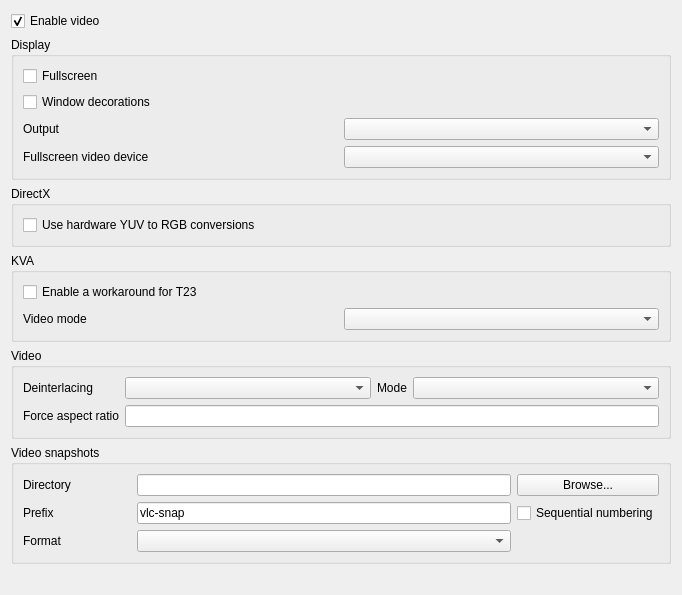
<?xml version="1.0" encoding="UTF-8"?>
<ui version="4.0">
 <author>Jean-Baptiste Kempf</author>
 <class>SPrefsVideo</class>
 <widget class="QWidget" name="SPrefsVideo">
  <property name="geometry">
   <rect>
    <x>0</x>
    <y>0</y>
    <width>682</width>
    <height>595</height>
   </rect>
  </property>
  <property name="windowTitle">
   <string>Form</string>
  </property>
  <layout class="QVBoxLayout" name="verticalLayout_3">
   <item>
    <widget class="PreferenceToggle" name="enableVideo">
     <property name="text">
      <string>Enable video</string>
     </property>
     <property name="checked">
      <bool>true</bool>
     </property>
    </widget>
   </item>
   <item>
    <widget class="QWidget" name="videoZone" native="true">
     <layout class="QVBoxLayout" name="videoZoneLayout">
      <property name="leftMargin">
       <number>0</number>
      </property>
      <property name="topMargin">
       <number>0</number>
      </property>
      <property name="rightMargin">
       <number>0</number>
      </property>
      <property name="bottomMargin">
       <number>0</number>
      </property>
      <item>
       <widget class="QGroupBox" name="displayBox">
        <property name="title">
         <string>Display</string>
        </property>
        <layout class="QGridLayout" name="gridLayout">
         <item row="3" column="0">
          <widget class="QLabel" name="voutLabel">
           <property name="text">
            <string>Output</string>
           </property>
           <property name="buddy">
            <cstring>outputModule</cstring>
           </property>
          </widget>
         </item>
         <item row="2" column="0">
          <widget class="PreferenceToggle" name="windowDecorations">
           <property name="text">
            <string>Window decorations</string>
           </property>
          </widget>
         </item>
         <item row="0" column="0">
          <widget class="PreferenceToggle" name="fullscreen">
           <property name="text">
            <string>Fullscreen</string>
           </property>
          </widget>
         </item>
         <item row="3" column="1">
          <widget class="QComboBox" name="outputModule">
           <property name="maxVisibleItems">
            <number>15</number>
           </property>
          </widget>
         </item>
         <item row="4" column="1">
          <widget class="QComboBox" name="fullscreenScreenBox"/>
         </item>
         <item row="4" column="0">
          <widget class="QLabel" name="fullscreenScreenLabel">
           <property name="text">
            <string>Fullscreen video device</string>
           </property>
           <property name="buddy">
            <cstring>fullscreenScreenBox</cstring>
           </property>
          </widget>
         </item>
        </layout>
       </widget>
      </item>
      <item>
       <widget class="QGroupBox" name="directXBox">
        <property name="title">
         <string>DirectX</string>
        </property>
        <layout class="QGridLayout" name="gridLayout_4">
         <item row="1" column="0">
          <widget class="PreferenceToggle" name="hwYUVBox">
           <property name="text">
            <string>Use hardware YUV to RGB conversions</string>
           </property>
          </widget>
         </item>
        </layout>
       </widget>
      </item>
      <item>
       <widget class="QGroupBox" name="kvaBox">
        <property name="title">
         <string>KVA</string>
        </property>
        <layout class="QGridLayout" name="gridLayout_3">
         <item row="0" column="0">
          <widget class="PreferenceToggle" name="kvaFixT23">
           <property name="text">
            <string>Enable a workaround for T23</string>
           </property>
          </widget>
         </item>
         <item row="1" column="0">
          <widget class="QLabel" name="kvaVideoModeLabel">
           <property name="text">
            <string>Video mode</string>
           </property>
           <property name="buddy">
            <cstring>kvaVideoMode</cstring>
           </property>
          </widget>
         </item>
         <item row="1" column="1">
          <widget class="QComboBox" name="kvaVideoMode"/>
         </item>
        </layout>
       </widget>
      </item>
      <item>
       <widget class="QGroupBox" name="groupBox_2">
        <property name="title">
         <string>Video</string>
        </property>
        <layout class="QGridLayout" name="gridLayout_1">
         <item row="0" column="0">
          <widget class="QLabel" name="deinterLabel">
           <property name="text">
            <string>Deinterlacing</string>
           </property>
           <property name="buddy">
            <cstring>deinterlaceBox</cstring>
           </property>
          </widget>
         </item>
         <item row="0" column="1">
          <widget class="QComboBox" name="deinterlaceBox">
           <property name="sizePolicy">
            <sizepolicy hsizetype="Expanding" vsizetype="Fixed">
             <horstretch>0</horstretch>
             <verstretch>0</verstretch>
            </sizepolicy>
           </property>
          </widget>
         </item>
         <item row="0" column="2">
          <widget class="QLabel" name="deinterModeLabel">
           <property name="sizePolicy">
            <sizepolicy hsizetype="Preferred" vsizetype="Preferred">
             <horstretch>0</horstretch>
             <verstretch>0</verstretch>
            </sizepolicy>
           </property>
           <property name="text">
            <string>Mode</string>
           </property>
           <property name="buddy">
            <cstring>deinterlaceModeBox</cstring>
           </property>
          </widget>
         </item>
         <item row="0" column="3">
          <widget class="QComboBox" name="deinterlaceModeBox">
           <property name="sizePolicy">
            <sizepolicy hsizetype="Expanding" vsizetype="Fixed">
             <horstretch>0</horstretch>
             <verstretch>0</verstretch>
            </sizepolicy>
           </property>
          </widget>
         </item>
         <item row="1" column="1" colspan="3">
          <widget class="QLineEdit" name="arLine"/>
         </item>
         <item row="1" column="0">
          <widget class="QLabel" name="arLabel">
           <property name="text">
            <string>Force aspect ratio</string>
           </property>
           <property name="buddy">
            <cstring>arLine</cstring>
           </property>
          </widget>
         </item>
        </layout>
       </widget>
      </item>
      <item>
       <widget class="QGroupBox" name="groupBox">
        <property name="title">
         <string>Video snapshots</string>
        </property>
        <layout class="QGridLayout" name="gridLayout_2">
         <item row="0" column="0">
          <widget class="QLabel" name="dirLabel">
           <property name="text">
            <string>Directory</string>
           </property>
           <property name="buddy">
            <cstring>snapshotsDirectory</cstring>
           </property>
          </widget>
         </item>
         <item row="0" column="1">
          <spacer name="horizontalSpacer">
           <property name="orientation">
            <enum>Qt::Horizontal</enum>
           </property>
           <property name="sizeType">
            <enum>QSizePolicy::Preferred</enum>
           </property>
           <property name="sizeHint" stdset="0">
            <size>
             <width>60</width>
             <height>20</height>
            </size>
           </property>
          </spacer>
         </item>
         <item row="0" column="2">
          <widget class="QLineEdit" name="snapshotsDirectory"/>
         </item>
         <item row="0" column="3">
          <widget class="QPushButton" name="snapshotsDirectoryBrowse">
           <property name="text">
            <string>Browse...</string>
           </property>
          </widget>
         </item>
         <item row="1" column="0">
          <widget class="QLabel" name="prefixLabel">
           <property name="text">
            <string>Prefix</string>
           </property>
           <property name="buddy">
            <cstring>snapshotsPrefix</cstring>
           </property>
          </widget>
         </item>
         <item row="1" column="2">
          <widget class="QLineEdit" name="snapshotsPrefix">
           <property name="text">
            <string>vlc-snap</string>
           </property>
          </widget>
         </item>
         <item row="1" column="3">
          <widget class="PreferenceToggle" name="snapshotsSequentialNumbering">
           <property name="text">
            <string>Sequential numbering</string>
           </property>
          </widget>
         </item>
         <item row="2" column="0">
          <widget class="QLabel" name="formatLabel">
           <property name="text">
            <string>Format</string>
           </property>
           <property name="buddy">
            <cstring>snapshotsFormat</cstring>
           </property>
          </widget>
         </item>
         <item row="2" column="2">
          <widget class="QComboBox" name="snapshotsFormat"/>
         </item>
        </layout>
       </widget>
      </item>
     </layout>
    </widget>
   </item>
   <item>
    <spacer name="verticalSpacer">
     <property name="orientation">
      <enum>Qt::Vertical</enum>
     </property>
     <property name="sizeHint" stdset="0">
      <size>
       <width>20</width>
       <height>40</height>
      </size>
     </property>
    </spacer>
   </item>
  </layout>
 </widget>
 <tabstops>
  <tabstop>enableVideo</tabstop>
  <tabstop>fullscreen</tabstop>
  <tabstop>windowDecorations</tabstop>
  <tabstop>outputModule</tabstop>
  <tabstop>fullscreenScreenBox</tabstop>
  <tabstop>hwYUVBox</tabstop>
  <tabstop>kvaFixT23</tabstop>
  <tabstop>kvaVideoMode</tabstop>
  <tabstop>deinterlaceBox</tabstop>
  <tabstop>deinterlaceModeBox</tabstop>
  <tabstop>arLine</tabstop>
  <tabstop>snapshotsDirectory</tabstop>
  <tabstop>snapshotsDirectoryBrowse</tabstop>
  <tabstop>snapshotsPrefix</tabstop>
  <tabstop>snapshotsSequentialNumbering</tabstop>
  <tabstop>snapshotsFormat</tabstop>
 </tabstops>
 <customwidgets>
  <customwidget>
   <class>PreferenceToggle</class>
   <extends>QCheckBox</extends>
   <header>dialogs/preferences/preferences_widgets.hpp</header>
  </customwidget>
 </customwidgets>
 <resources/>
 <connections/>
</ui>
